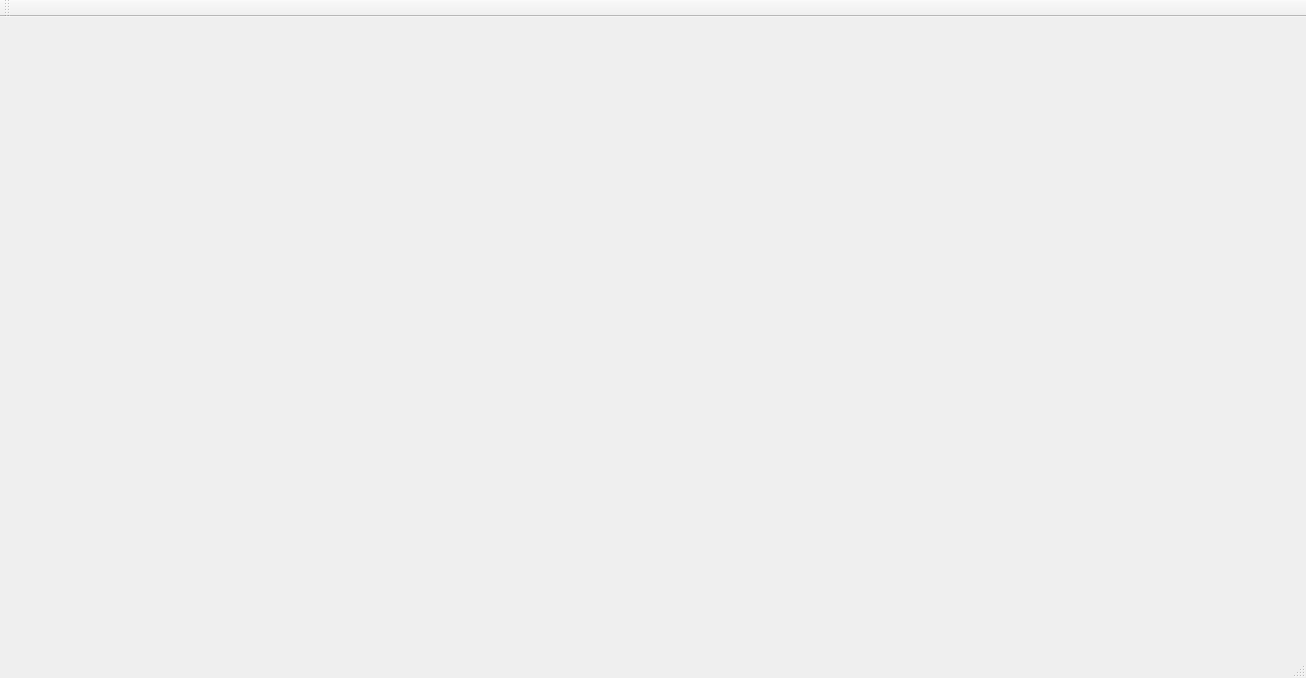
<?xml version="1.0" encoding="UTF-8"?>
<ui version="4.0">
 <class>MainWindow</class>
 <widget class="QMainWindow" name="MainWindow">
  <property name="geometry">
   <rect>
    <x>0</x>
    <y>0</y>
    <width>1306</width>
    <height>678</height>
   </rect>
  </property>
  <property name="windowTitle">
   <string>MainWindow</string>
  </property>
  <widget class="QWidget" name="centralWidget"/>
  <widget class="QMenuBar" name="menuBar">
   <property name="geometry">
    <rect>
     <x>0</x>
     <y>0</y>
     <width>1306</width>
     <height>20</height>
    </rect>
   </property>
  </widget>
  <widget class="QToolBar" name="mainToolBar">
   <attribute name="toolBarArea">
    <enum>TopToolBarArea</enum>
   </attribute>
   <attribute name="toolBarBreak">
    <bool>false</bool>
   </attribute>
  </widget>
  <widget class="QStatusBar" name="statusBar"/>
 </widget>
 <layoutdefault spacing="6" margin="11"/>
 <resources/>
 <connections/>
</ui>
